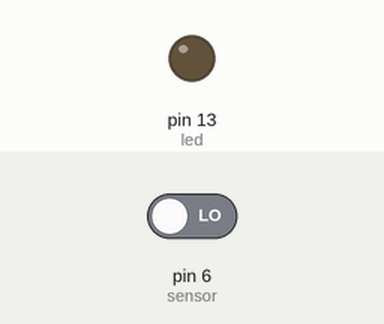
This sketch was run on a simulated Arduino Uno, built with avr-gcc and run on an emulated ATmega328P. Shown: output pins drawn as LEDs (lit = HIGH). The test bench sets the inputs (shaded band); at power-on: pin 6 (sensor) LOW.

Above: at 1.2 s.
1.3 s: pin 6 (sensor) driven HIGH
At 1.9 s:
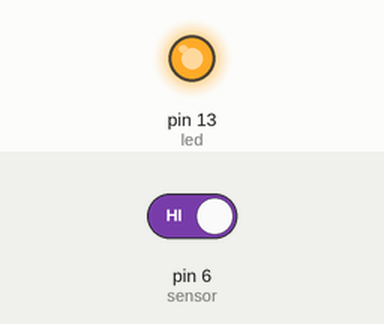
2.8 s: pin 6 (sensor) driven LOW
At 3.1 s:
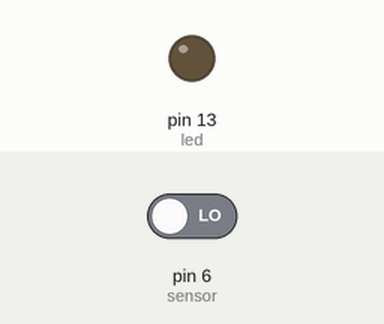
Timing chart, 0 to 5.8 s (numbered marks = the images above; inputs shaded):
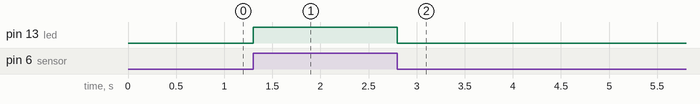

Measured:
- after the input at 1.3 s, pin 13 (led): LOW → HIGH at once
- after the input at 2.8 s, pin 13 (led): HIGH → LOW at once

The sketch:

sensor_led_interfacing.ino
```cpp
//To read IR sensor signal and feed to 13pin of arduino uno board to glow board led
const int sensor=6; //sensor assigned to pin 6
const int led=13; //led assigned by default to pin 13

void setup()
{
 pinMode(led, OUTPUT);
 pinMode(sensor, INPUT);
}

void loop()
{
  int state;
  state=digitalRead(sensor);
  if(state==1)
  {
  digitalWrite(led, HIGH);
  }
  else
  { digitalWrite(led, LOW);
  }
}
```
